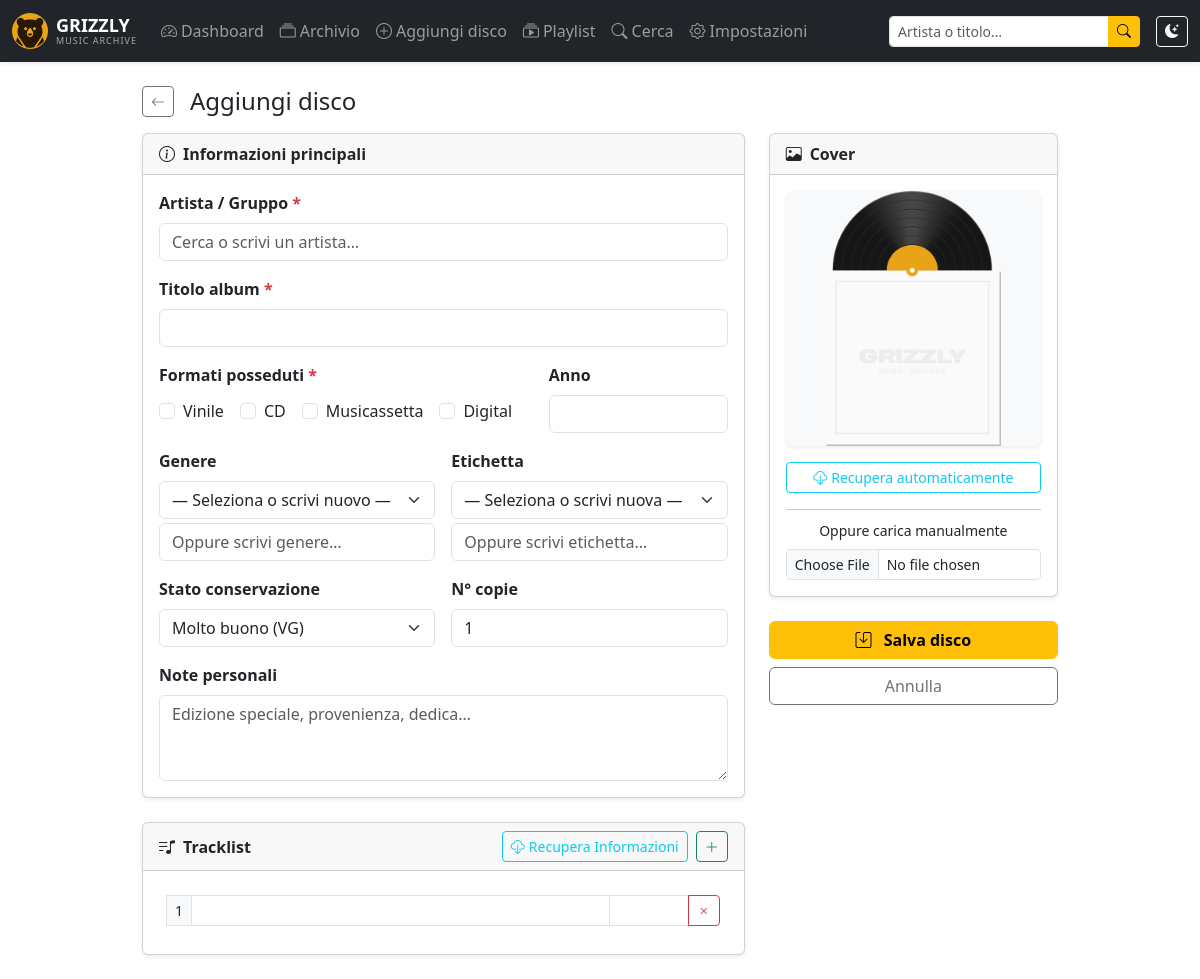
Page /index.php?route=albums/create on the committed database.
### tables this page shows
CREATE TABLE `formats` (
  `id`   TINYINT(3) UNSIGNED NOT NULL AUTO_INCREMENT,
  `name` VARCHAR(30) NOT NULL,
  PRIMARY KEY (`id`),
  UNIQUE KEY `name` (`name`)
);

### config/database.php (called while the page is built, shortened)
<?php
class Database {
    private static ?PDO $instance = null;
    public static function getInstance(): PDO {
        if (self::$instance === null) {
            $dsn = sprintf(
                'mysql:host=%s;port=%s;dbname=%s;charset=%s',
                DB_HOST, DB_PORT, DB_NAME, DB_CHARSET
            );
            $options = [
                PDO::ATTR_ERRMODE            => PDO::ERRMODE_EXCEPTION,
                PDO::ATTR_DEFAULT_FETCH_MODE => PDO::FETCH_ASSOC,
                PDO::ATTR_EMULATE_PREPARES   => false,
            ];
            try {
                self::$instance = new PDO($dsn, DB_USER, DB_PASS, $options);
            } catch (PDOException $e) {
                if (DEBUG) {
                    die('<pre>Errore DB: ' . htmlspecialchars($e->getMessage()) . '</pre>');
                }
                die('Errore di connessione al database.');
            }
        }
        return self::$instance;
    }
}

### app/models/Album.php (called while the page is built, shortened)
<?php
class Album
{
  private PDO $db;
  public function __construct()
  {
    $this->db = Database::getInstance();
  }
  public function getFormats(): array
  {
    return $this->db->query("SELECT * FROM formats ORDER BY name")->fetchAll();
  }
}

### views/albums/form.php (the view, shortened to what this page needs)
<?php
$isEdit    = !empty($album['id']);
$action    = $isEdit
  ? BASE_URL . '/index.php?route=albums/save/' . $album['id']
  : BASE_URL . '/index.php?route=albums/save';
function formVal($key, $album, $old, $default = '')
{
  return htmlspecialchars((string)$default, ENT_QUOTES, 'UTF-8');
}
function selectedId($key, $album, $old)
{
  return 0;
}
require BASE_PATH . '/views/layout/header.php';
$currentArtistId  = selectedId('artist_id', $album, $old);
$currentFormatIds = [];
$currentCondition = isset($old['condition'])
  ? $old['condition']
  : ($album['condition'] ?? 'Very Good');
$artistNameValue = isset($old['artist_name'])
  ? $old['artist_name']
  : ($album['artist_name'] ?? '');
?>
<div class="row justify-content-center">
  <div class="col-12 col-xl-10">
    <div class="d-flex align-items-center mb-3">
      <a href="<?= BASE_URL ?>/index.php?route=albums/list" class="btn btn-sm btn-outline-secondary me-3">
        <i class="bi bi-arrow-left"></i>
      </a>
      <h4 class="mb-0"><?= $isEdit ? 'Modifica disco' : 'Aggiungi disco' ?></h4>
    </div>
    <form method="post" action="<?= $action ?>" enctype="multipart/form-data" id="albumForm" novalidate>
      <div class="row g-4">
        <div class="col-md-8">
          <div class="card shadow-sm mb-4">
            <div class="card-header fw-semibold">
              <i class="bi bi-info-circle me-2"></i>Informazioni principali
            </div>
            <div class="card-body row g-3">
              <div class="col-12">
                <label class="form-label fw-semibold">
                  Artista / Gruppo <span class="text-danger">*</span>
                </label>
                <div class="artist-autocomplete-wrap" style="position:relative">
                  <input
                    type="text"
                    id="artistAutocomplete"
                    class="form-control"
                    placeholder="Cerca o scrivi un artista…"
                    autocomplete="off"
                    value="<?= htmlspecialchars(
                              $currentArtistId
                                ? ($artists[array_search($currentArtistId, array_column($artists, 'id'))]['name'] ?? $artistNameValue)
                                : $artistNameValue,
                              ENT_QUOTES,
                              'UTF-8'
                            ) ?>">
                </div>
              </div>
              <div class="col-12">
                <label class="form-label fw-semibold">
                  Titolo album <span class="text-danger">*</span>
                </label>
                <input
                  type="text"
                  name="title"
                  id="titleInput"
                  class="form-control <?= !empty($errors['title']) ? 'is-invalid' : '' ?>"
                  value="<?= formVal('title', $album, $old) ?>"
                  required>
              </div>
              <div class="col-12 col-lg-8">
                <label class="form-label fw-semibold">
                  Formati posseduti <span class="text-danger">*</span>
                </label>
                <?php
                $formatsRow = $formats;
                usort($formatsRow, function ($a, $b) {
                  return (int)$a['id'] - (int)$b['id'];
                });
                ?>
                <div class="d-flex flex-wrap align-items-center column-gap-3 row-gap-1 pt-1">
                  <?php foreach ($formatsRow as $f): ?>
                    <div class="form-check text-nowrap">
                      <input
                        class="form-check-input <?= !empty($errors['format_ids']) ? 'is-invalid' : '' ?>"
                        type="checkbox"
                        name="format_ids[]"
                        id="formatCheck<?= (int)$f['id'] ?>"
                        value="<?= (int)$f['id'] ?>"
                        <?= in_array((int)$f['id'], $currentFormatIds, true) ? 'checked' : '' ?>>
                      <label class="form-check-label" for="formatCheck<?= (int)$f['id'] ?>">
                        <?= htmlspecialchars($f['name'], ENT_QUOTES, 'UTF-8') ?>
                      </label>
                    </div>
                  <?php endforeach; ?>
                </div>
              </div>
              <div class="col-12 col-lg-4">
                <label class="form-label fw-semibold">Anno</label>
                <input
                  type="number"
                  name="year"
                  class="form-control"
                  min="1900"
                  max="<?= date('Y') ?>"
                  value="<?= formVal('year', $album, $old) ?>">
              </div>
              <div class="col-6">
                <label class="form-label fw-semibold">Genere</label>
                <select name="genre_id" id="genreSelect" class="form-select">
                  <option value="">— Seleziona o scrivi nuovo —</option>
                </select>
                <input
                  type="text"
                  name="genre_new"
                  id="genreNew"
                  class="form-control mt-1"
                  placeholder="Oppure scrivi genere…"
                  value="<?= formVal('genre_new', $album, $old) ?>">
              </div>
              <div class="col-6">
                <label class="form-label fw-semibold">Etichetta</label>
                <select name="label_id" id="labelSelect" class="form-select">
                  <option value="">— Seleziona o scrivi nuova —</option>
                </select>
                <input
                  type="text"
                  name="label_new"
                  id="labelNew"
                  class="form-control mt-1"
                  placeholder="Oppure scrivi etichetta…"
                  value="<?= formVal('label_new', $album, $old) ?>">
              </div>
              <div class="col-6">
                <label class="form-label fw-semibold">Stato conservazione</label>
                <select name="condition" class="form-select">
                  <?php
                  $conditions = [
                    'Mint'           => 'Nuovo (M)',
                    'Near Mint'      => 'Come Nuovo (NM o M-)',
                    'Very Good Plus' => 'Ottimo (VG+)',
                    'Very Good'      => 'Molto buono (VG)',
                    'Good Plus'      => 'Più che buono (G+)',
                    'Good'           => 'Buono (G)',
                    'Fair'           => 'Pessimo (F)',
                    'Poor'           => 'Scarso (P)',
                  ];
                  foreach ($conditions as $value => $label): ?>
                    <option value="<?= htmlspecialchars($value, ENT_QUOTES, 'UTF-8') ?>"
                      <?= ($currentCondition === $value) ? 'selected' : '' ?>>
                      <?= htmlspecialchars($label, ENT_QUOTES, 'UTF-8') ?>
                    </option>
                  <?php endforeach; ?>
                </select>
              </div>
              <div class="col-6">
                <label class="form-label fw-semibold">N° copie</label>
                <input
                  type="number"
                  name="copies"
                  class="form-control"
                  min="1"
                  max="99"
                  value="<?= formVal('copies', $album, $old, 1) ?>">
              </div>
              <div class="col-12">
                <label class="form-label fw-semibold">Note personali</label>
                <textarea
                  name="notes"
                  class="form-control"
                  rows="3"
                  placeholder="Edizione speciale, provenienza, dedica…"><?= formVal('notes', $album, $old) ?></textarea>
              </div>
            </div>
          </div>
          <div class="card shadow-sm">
            <div class="card-header d-flex justify-content-between align-items-center">
              <span class="fw-semibold">
                <i class="bi bi-music-note-list me-2"></i>Tracklist
              </span>
              <div class="d-flex gap-2">
                <button type="button" class="btn btn-sm btn-outline-info" id="fetchTracklist">
                  <i class="bi bi-cloud-download me-1"></i>Recupera Informazioni
                </button>
                <button type="button" class="btn btn-sm btn-outline-success" id="addTrack">
                  <i class="bi bi-plus-lg"></i>
                </button>
              </div>
            </div>
            <div class="card-body p-2">
              <div id="tracklistContainer">
                <?php
                $oldTitles = $old['track_title'] ?? [];
                $oldDurations = $old['track_duration'] ?? [];
                ?>
                <?php if (!empty($oldTitles)): ?>
                  <?php foreach ($oldTitles as $i => $title): ?>
                    <div class="track-row input-group input-group-sm mb-1">
                      <input type="hidden" name="track_id[]" value="">
                      <span class="input-group-text track-num"><?= $i + 1 ?></span>
                      <input
                        type="text"
                        name="track_title[]"
                        class="form-control"
                        placeholder="Titolo traccia"
                        value="<?= htmlspecialchars($title, ENT_QUOTES, 'UTF-8') ?>">
                      <input
                        type="number"
                        name="track_duration[]"
                        class="form-control"
                        style="max-width:80px"
                        placeholder="sec"
                        min="0"
                        value="<?= htmlspecialchars($oldDurations[$i] ?? '', ENT_QUOTES, 'UTF-8') ?>">
                      <button type="button" class="btn btn-outline-danger remove-track">
                        <i class="bi bi-x"></i>
                      </button>
                    </div>
                  <?php endforeach; ?>
                <?php else: ?>
                  <div class="track-row input-group input-group-sm mb-1">
                    <span class="input-group-text track-num">1</span>
                    <input type="text" name="track_title[]" class="form-control">
                    <input type="number" name="track_duration[]" class="form-control" style="max-width:80px">
                    <button type="button" class="btn btn-outline-danger remove-track">
                      <i class="bi bi-x"></i>
                    </button>
                  </div>
                <?php endif; ?>
              </div>
            </div>
          </div>
        </div>
        <div class="col-md-4">
          <div class="card shadow-sm mb-4">
            <div class="card-header fw-semibold">
              <i class="bi bi-image me-2"></i>Cover
            </div>
            <div class="card-body text-center">
              <?php
              $coverSrc = BASE_URL . '/public/img/placeholder.png';
              ?>
              <div id="coverPreview" class="mb-3">
                <img
                  id="coverImg"
                  src="<?= htmlspecialchars($coverSrc, ENT_QUOTES, 'UTF-8') ?>"
                  class="img-fluid rounded shadow-sm"
                  style="width:100%;aspect-ratio:1/1;object-fit:contain;background:#f8f9fa"
                  alt="Cover"
                  onerror="this.src='<?= BASE_URL ?>/public/img/placeholder.png'">
              </div>
              <button type="button" class="btn btn-sm btn-outline-info w-100 mb-2" id="fetchCoverBtn">
                <i class="bi bi-cloud-download me-1"></i>Recupera automaticamente
              </button>
              <hr class="my-2">
              <label class="form-label small">Oppure carica manualmente</label>
              <input type="file" name="cover_file" id="coverFile" class="form-control form-control-sm" accept="image/*">
            </div>
          </div>
          <div class="d-grid gap-2">
            <button type="submit" class="btn btn-warning fw-bold">
              <i class="bi bi-save me-2"></i>
              <?= $isEdit ? 'Aggiorna disco' : 'Salva disco' ?>
            </button>
            <a href="<?= $isEdit ? BASE_URL . '/index.php?route=albums/detail/' . $album['id'] : BASE_URL . '/index.php?route=albums/list' ?>" class="btn btn-outline-secondary">Annulla</a>
          </div>
        </div>
      </div>
    </form>
  </div>
</div>
<?php require BASE_PATH . '/views/layout/footer.php'; ?>

### rows in the picture
formats: name "Vinile"
formats: name "CD"
formats: name "Musicassetta"
formats: name "Digital"

### other values in the picture
form field condition "Molto buono (VG)"
